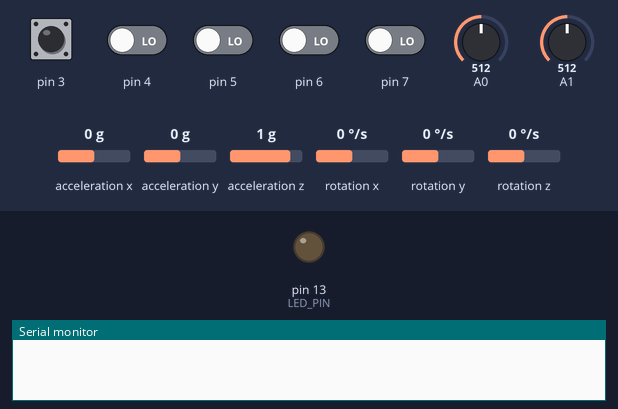
Simulated run of this sketch. Board: Arduino Leonardo, built with avr-gcc and run on an emulated ATmega32U4. Shown: output pins drawn as LEDs (lit = HIGH), the last lines printed to the serial monitor. Dashed ring = blinking. The test bench sets the inputs (shaded band); at power-on: pin 3 HIGH, pin 4–7 LOW, acceleration x 0 g, A0 = 512, rotation z 0 °/s, A1 = 512, acceleration y 0 g, acceleration z 1 g, rotation x 0 °/s, rotation y 0 °/s. The sensor or clock chip raises its interrupt line as the real part does.

Above: at 0.1 s.
At 1.7 s:
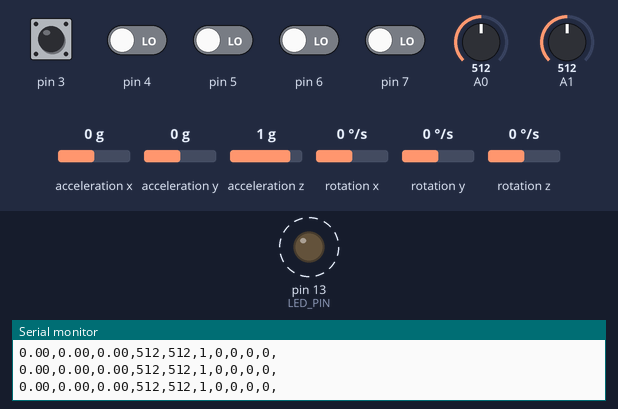
1.8 s: acceleration x set to -1.4 g
4.8 s: A0 set to 30
7.8 s: rotation z set to -100 °/s
10.8 s: A1 set to 105
13.8 s: A1 set to 89
16.8 s: acceleration y set to -1.4 g
Timing chart, 0 to 20.8 s (numbered marks = the images above; inputs shaded):
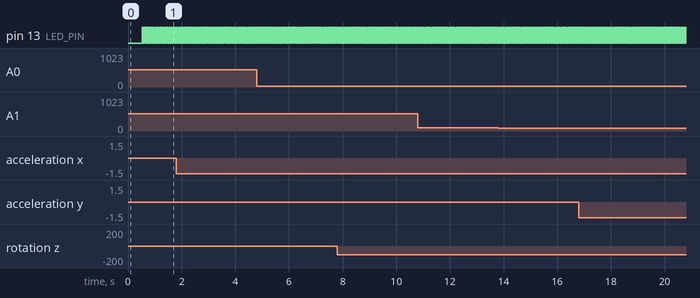

The sketch:

controllerFirmware.ino
```cpp
// I2C device class (I2Cdev) demonstration Arduino sketch for MPU6050 class using DMP (MotionApps v2.0)
// 6/21/2012 by Jeff Rowberg <jeff@rowberg.net>
// Updates should (hopefully) always be available at https://github.com/jrowberg/i2cdevlib
//
// Changelog:
//      2013-05-08 - added seamless Fastwire support
//                 - added note about gyro calibration
//      2012-06-21 - added note about Arduino 1.0.1 + Leonardo compatibility error
//      2012-06-20 - improved FIFO overflow handling and simplified read process
//      2012-06-19 - completely rearranged DMP initialization code and simplification
//      2012-06-13 - pull gyro and accel data from FIFO packet instead of reading directly
//      2012-06-09 - fix broken FIFO read sequence and change interrupt detection to RISING
//      2012-06-05 - add gravity-compensated initial reference frame acceleration output
//                 - add 3D math helper file to DMP6 example sketch
//                 - add Euler output and Yaw/Pitch/Roll output formats
//      2012-06-04 - remove accel offset clearing for better results (thanks Sungon Lee)
//      2012-06-01 - fixed gyro sensitivity to be 2000 deg/sec instead of 250
//      2012-05-30 - basic DMP initialization working

/* ============================================
I2Cdev device library code is placed under the MIT license
Copyright (c) 2012 Jeff Rowberg

Permission is hereby granted, free of charge, to any person obtaining a copy
of this software and associated documentation files (the "Software"), to deal
in the Software without restriction, including without limitation the rights
to use, copy, modify, merge, publish, distribute, sublicense, and/or sell
copies of the Software, and to permit persons to whom the Software is
furnished to do so, subject to the following conditions:

The above copyright notice and this permission notice shall be included in
all copies or substantial portions of the Software.

THE SOFTWARE IS PROVIDED "AS IS", WITHOUT WARRANTY OF ANY KIND, EXPRESS OR
IMPLIED, INCLUDING BUT NOT LIMITED TO THE WARRANTIES OF MERCHANTABILITY,
FITNESS FOR A PARTICULAR PURPOSE AND NONINFRINGEMENT. IN NO EVENT SHALL THE
AUTHORS OR COPYRIGHT HOLDERS BE LIABLE FOR ANY CLAIM, DAMAGES OR OTHER
LIABILITY, WHETHER IN AN ACTION OF CONTRACT, TORT OR OTHERWISE, ARISING FROM,
OUT OF OR IN CONNECTION WITH THE SOFTWARE OR THE USE OR OTHER DEALINGS IN
THE SOFTWARE.
===============================================
*/

// I2Cdev and MPU6050 must be installed as libraries, or else the .cpp/.h files
// for both classes must be in the include path of your project
#include "I2Cdev.h"

#include "MPU6050_6Axis_MotionApps20.h"
//#include "MPU6050.h" // not necessary if using MotionApps include file

// Arduino Wire library is required if I2Cdev I2CDEV_ARDUINO_WIRE implementation
// is used in I2Cdev.h
#if I2CDEV_IMPLEMENTATION == I2CDEV_ARDUINO_WIRE
    #include "Wire.h"
#endif

// class default I2C address is 0x68
// specific I2C addresses may be passed as a parameter here
// AD0 low = 0x68 (default for SparkFun breakout and InvenSense evaluation board)
// AD0 high = 0x69
MPU6050 mpu;
//MPU6050 mpu(0x69); // <-- use for AD0 high

/* =========================================================================
   NOTE: In addition to connection 3.3v, GND, SDA, and SCL, this sketch
   depends on the MPU-6050's INT pin being connected to the Arduino's
   external interrupt #0 pin. On the Arduino Uno and Mega 2560, this is
   digital I/O pin 2.
 * ========================================================================= */

/* =========================================================================
   NOTE: Arduino v1.0.1 with the Leonardo board generates a compile error
   when using Serial.write(buf, len). The Teapot output uses this method.
   The solution requires a modification to the Arduino USBAPI.h file, which
   is fortunately simple, but annoying. This will be fixed in the next IDE
   release. For more info, see these links:

   http://arduino.cc/forum/index.php/topic,109987.0.html
   http://code.google.com/p/arduino/issues/detail?id=958
 * ========================================================================= */


// uncomment "OUTPUT_READABLE_QUATERNION" if you want to see the actual
// quaternion components in a [w, x, y, z] format (not best for parsing
// on a remote host such as Processing or something though)
//#define OUTPUT_READABLE_QUATERNION

// uncomment "OUTPUT_READABLE_EULER" if you want to see Euler angles
// (in degrees) calculated from the quaternions coming from the FIFO.
// Note that Euler angles suffer from gimbal lock (for more info, see
// http://en.wikipedia.org/wiki/Gimbal_lock)
//#define OUTPUT_READABLE_EULER

// uncomment "OUTPUT_READABLE_YAWPITCHROLL" if you want to see the yaw/
// pitch/roll angles (in degrees) calculated from the quaternions coming
// from the FIFO. Note this also requires gravity vector calculations.
// Also note that yaw/pitch/roll angles suffer from gimbal lock (for
// more info, see: http://en.wikipedia.org/wiki/Gimbal_lock)
#define OUTPUT_READABLE_YAWPITCHROLL

// uncomment "OUTPUT_READABLE_REALACCEL" if you want to see acceleration
// components with gravity removed. This acceleration reference frame is
// not compensated for orientation, so +X is always +X according to the
// sensor, just without the effects of gravity. If you want acceleration
// compensated for orientation, us OUTPUT_READABLE_WORLDACCEL instead.
//#define OUTPUT_READABLE_REALACCEL

// uncomment "OUTPUT_READABLE_WORLDACCEL" if you want to see acceleration
// components with gravity removed and adjusted for the world frame of
// reference (yaw is relative to initial orientation, since no magnetometer
// is present in this case). Could be quite handy in some cases.
//#define OUTPUT_READABLE_WORLDACCEL

// uncomment "OUTPUT_TEAPOT" if you want output that matches the
// format used for the InvenSense teapot demo
//#define OUTPUT_TEAPOT


#define LED_PIN 13 // (Arduino is 13, Teensy is 11, Teensy++ is 6)
bool blinkState = false;

// MPU control/status vars
bool dmpReady = false;  // set true if DMP init was successful
uint8_t mpuIntStatus;   // holds actual interrupt status byte from MPU
uint8_t devStatus;      // return status after each device operation (0 = success, !0 = error)
uint16_t packetSize;    // expected DMP packet size (default is 42 bytes)
uint16_t fifoCount;     // count of all bytes currently in FIFO
uint8_t fifoBuffer[64]; // FIFO storage buffer

// orientation/motion vars
Quaternion q;           // [w, x, y, z]         quaternion container
VectorInt16 aa;         // [x, y, z]            accel sensor measurements
VectorInt16 aaReal;     // [x, y, z]            gravity-free accel sensor measurements
VectorInt16 aaWorld;    // [x, y, z]            world-frame accel sensor measurements
VectorFloat gravity;    // [x, y, z]            gravity vector
float euler[3];         // [psi, theta, phi]    Euler angle container
float ypr[3];           // [yaw, pitch, roll]   yaw/pitch/roll container and gravity vector

// packet structure for InvenSense teapot demo
uint8_t teapotPacket[14] = { '$', 0x02, 0,0, 0,0, 0,0, 0,0, 0x00, 0x00, '\r', '\n' };


// ================================================================
// ===               INTERRUPT DETECTION ROUTINE                ===
// ================================================================

volatile bool mpuInterrupt = false;     // indicates whether MPU interrupt pin has gone high
void dmpDataReady() {
    mpuInterrupt = true;
}


// ================================================================
// ===                      INITIAL SETUP                       ===
// ================================================================

void setup() {
    // join I2C bus (I2Cdev library doesn't do this automatically)
    #if I2CDEV_IMPLEMENTATION == I2CDEV_ARDUINO_WIRE
        Wire.begin();
        TWBR = 24; // 400kHz I2C clock (200kHz if CPU is 8MHz)
    #elif I2CDEV_IMPLEMENTATION == I2CDEV_BUILTIN_FASTWIRE
        Fastwire::setup(400, true);
    #endif

    // initialize serial communication
    // (115200 chosen because it is required for Teapot Demo output, but it's
    // really up to you depending on your project)
    Serial.begin(115200);
    while (!Serial); // wait for Leonardo enumeration, others continue immediately

    // NOTE: 8MHz or slower host processors, like the Teensy @ 3.3v or Ardunio
    // Pro Mini running at 3.3v, cannot handle this baud rate reliably due to
    // the baud timing being too misaligned with processor ticks. You must use
    // 38400 or slower in these cases, or use some kind of external separate
    // crystal solution for the UART timer.

    // initialize device

    mpu.initialize();

    // verify connection


    // load and configure the DMP

    devStatus = mpu.dmpInitialize();

    // supply your own gyro offsets here, scaled for min sensitivity
    mpu.setXGyroOffset(220);
    mpu.setYGyroOffset(76);
    mpu.setZGyroOffset(-85);
    mpu.setZAccelOffset(1788); // 1688 factory default for my test chip

    // make sure it worked (returns 0 if so)
    if (devStatus == 0) {
        // turn on the DMP, now that it's ready

        mpu.setDMPEnabled(true);

        // enable Arduino interrupt detection

        attachInterrupt(0, dmpDataReady, RISING);
        mpuIntStatus = mpu.getIntStatus();

        // set our DMP Ready flag so the main loop() function knows it's okay to use it

        dmpReady = true;

        // get expected DMP packet size for later comparison
        packetSize = mpu.dmpGetFIFOPacketSize();
    } else {
        // ERROR!
        // 1 = initial memory load failed
        // 2 = DMP configuration updates failed
        // (if it's going to break, usually the code will be 1)

    }

    // configure LED for output
    pinMode(LED_PIN, OUTPUT);
}


// ================================================================
// ===                    MAIN PROGRAM LOOP                     ===
// ================================================================

void loop() {
    // if programming failed, don't try to do anything
    if (!dmpReady) return;

    // wait for MPU interrupt or extra packet(s) available
    while (!mpuInterrupt && fifoCount < packetSize) {
        // other program behavior stuff here
        // .
        // .
        // .
        // if you are really paranoid you can frequently test in between other
        // stuff to see if mpuInterrupt is true, and if so, "break;" from the
        // while() loop to immediately process the MPU data
        // .
        // .
        // .
    }

    // reset interrupt flag and get INT_STATUS byte
    mpuInterrupt = false;
    mpuIntStatus = mpu.getIntStatus();

    // get current FIFO count
    fifoCount = mpu.getFIFOCount();

    // check for overflow (this should never happen unless our code is too inefficient)
    if ((mpuIntStatus & 0x10) || fifoCount == 1024) {
        // reset so we can continue cleanly
        mpu.resetFIFO();


    // otherwise, check for DMP data ready interrupt (this should happen frequently)
    } else if (mpuIntStatus & 0x02) {
        // wait for correct available data length, should be a VERY short wait
        while (fifoCount < packetSize) fifoCount = mpu.getFIFOCount();

        // read a packet from FIFO
        mpu.getFIFOBytes(fifoBuffer, packetSize);

        // track FIFO count here in case there is > 1 packet available
        // (this lets us immediately read more without waiting for an interrupt)
        fifoCount -= packetSize;

        #ifdef OUTPUT_READABLE_QUATERNION
            // display quaternion values in easy matrix form: w x y z
            mpu.dmpGetQuaternion(&q, fifoBuffer);
            Serial.print("quat\t");
            Serial.print(q.w);
            Serial.print("\t");
            Serial.print(q.x);
            Serial.print("\t");
            Serial.print(q.y);
            Serial.print("\t");
            Serial.println(q.z);
        #endif

        #ifdef OUTPUT_READABLE_EULER
            // display Euler angles in degrees
            mpu.dmpGetQuaternion(&q, fifoBuffer);
            mpu.dmpGetEuler(euler, &q);
            Serial.print("euler\t");
            Serial.print(euler[0] * 180/M_PI);
            Serial.print("\t");
            Serial.print(euler[1] * 180/M_PI);
            Serial.print("\t");
            Serial.println(euler[2] * 180/M_PI);
        #endif

        #ifdef OUTPUT_READABLE_YAWPITCHROLL
            // display Euler angles in degrees
            mpu.dmpGetQuaternion(&q, fifoBuffer);
            mpu.dmpGetGravity(&gravity, &q);
            mpu.dmpGetYawPitchRoll(ypr, &q, &gravity);
            if(sizeof(ypr) >=2){

              Serial.print(ypr[0] * 180/M_PI);

              Serial.print(",");

              Serial.print(ypr[1] * 180/M_PI);

              Serial.print(",");

              Serial.print(ypr[2] * 180/M_PI);

              Serial.print(",");

              Serial.print(analogRead(A0));

              Serial.print(",");

              Serial.print(analogRead(A1));

              Serial.print(",");
              Serial.print(digitalRead(3));
              Serial.print(",");
              Serial.print(digitalRead(4));
              Serial.print(",");
              Serial.print(digitalRead(5));
              Serial.print(",");
              Serial.print(digitalRead(6));
              Serial.print(",");
              Serial.print(digitalRead(7));

              Serial.print(",");
              Serial.println("");
            }


        #endif

        #ifdef OUTPUT_READABLE_REALACCEL
            // display real acceleration, adjusted to remove gravity
            mpu.dmpGetQuaternion(&q, fifoBuffer);
            mpu.dmpGetAccel(&aa, fifoBuffer);
            mpu.dmpGetGravity(&gravity, &q);
            mpu.dmpGetLinearAccel(&aaReal, &aa, &gravity);
            Serial.print("areal\t");
            Serial.print(aaReal.x);
            Serial.print("\t");
            Serial.print(aaReal.y);
            Serial.print("\t");
            Serial.println(aaReal.z);
        #endif

        #ifdef OUTPUT_READABLE_WORLDACCEL
            // display initial world-frame acceleration, adjusted to remove gravity
            // and rotated based on known orientation from quaternion
            mpu.dmpGetQuaternion(&q, fifoBuffer);
            mpu.dmpGetAccel(&aa, fifoBuffer);
            mpu.dmpGetGravity(&gravity, &q);
            mpu.dmpGetLinearAccel(&aaReal, &aa, &gravity);
            mpu.dmpGetLinearAccelInWorld(&aaWorld, &aaReal, &q);
            Serial.print("aworld\t");
            Serial.print(aaWorld.x);
            Serial.print("\t");
            Serial.print(aaWorld.y);
            Serial.print("\t");
            Serial.println(aaWorld.z);
        #endif

        #ifdef OUTPUT_TEAPOT
            // display quaternion values in InvenSense Teapot demo format:
            teapotPacket[2] = fifoBuffer[0];
            teapotPacket[3] = fifoBuffer[1];
            teapotPacket[4] = fifoBuffer[4];
            teapotPacket[5] = fifoBuffer[5];
            teapotPacket[6] = fifoBuffer[8];
            teapotPacket[7] = fifoBuffer[9];
            teapotPacket[8] = fifoBuffer[12];
            teapotPacket[9] = fifoBuffer[13];
            Serial.write(teapotPacket, 14);
            teapotPacket[11]++; // packetCount, loops at 0xFF on purpose
        #endif

        // blink LED to indicate activity
        blinkState = !blinkState;
        digitalWrite(LED_PIN, blinkState);
    }
}
```

Measured:
- by itself, pin 13 (LED_PIN): alternates HIGH for 0.01 s and LOW for 0.01 s
